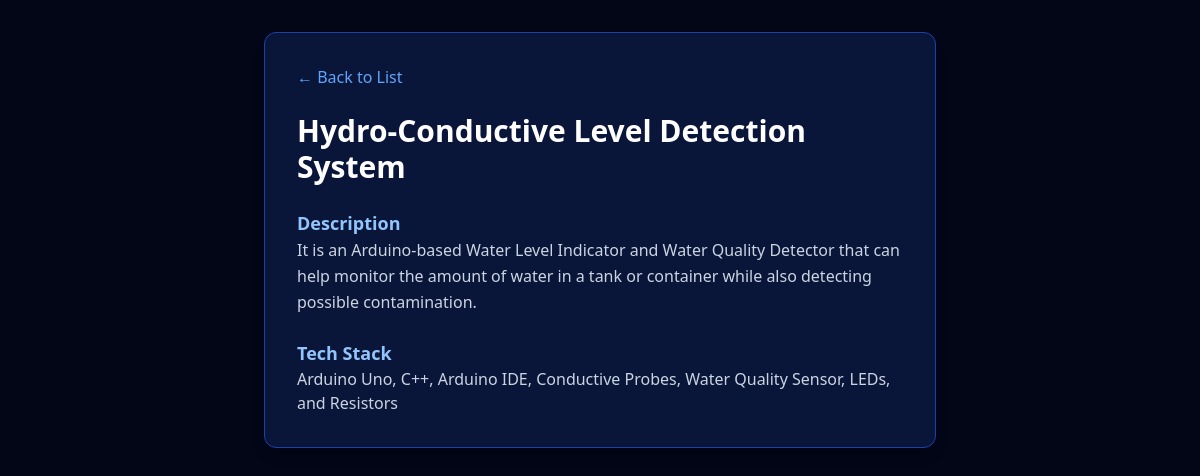
/project/1/, run on an earlier commit of the app's database.
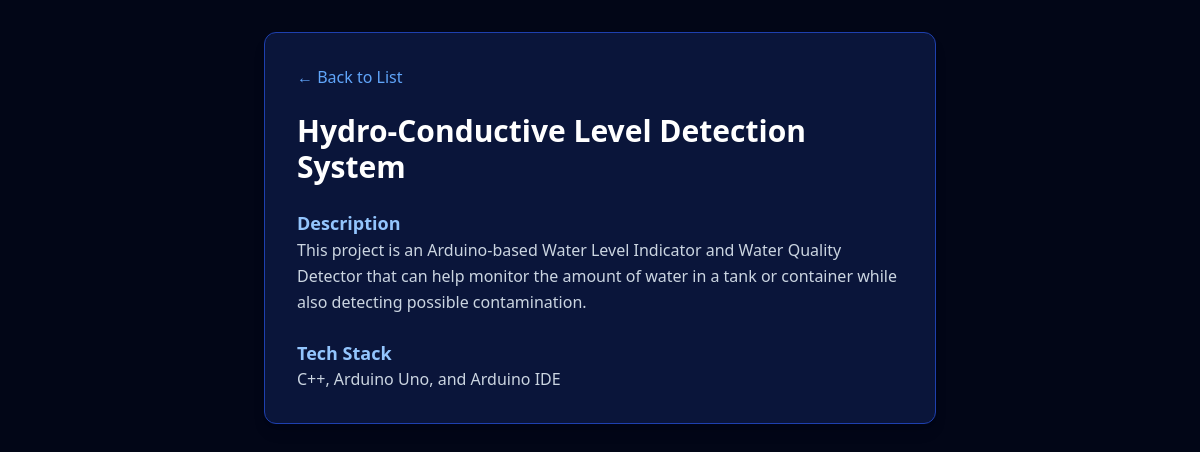
And on a later commit of the database.
### main/models.py (models this page shows, shortened)
class Project(models.Model):
    project_name = models.CharField(max_length=200)
    description = models.TextField()
    tech_stack = models.CharField(max_length=200)
    link = models.URLField(blank=True, null=True)

### main/views.py (the view)
# urls.py: path('project/<int:pk>/', views.project_detail, name='project_detail'),
def project_detail(request, pk):
    project = get_object_or_404(Project, pk=pk)
    return render(request, 'main/project_detail.html', {'project': project})

### main/templates/main/project_detail.html
<!DOCTYPE html>
<html lang="en">
<head>
    <script src="https://cdn.tailwindcss.com"></script>
</head>
<body class="bg-slate-950 text-white p-8">
    <div class="max-w-2xl mx-auto bg-blue-900/30 p-8 rounded-xl border border-blue-800 shadow-lg">
        <a href="{% url 'project_list' %}" class="text-blue-400 hover:text-white mb-6 inline-block">&larr; Back to List</a>
        <h1 class="text-3xl font-bold mb-6 text-white">{{ project.project_name }}</h1>
        <div class="mb-6">
            <h2 class="text-lg font-semibold text-blue-300">Description</h2>
            <p class="text-slate-300 leading-relaxed">{{ project.description }}</p>
        </div>
        <div>
            <h2 class="text-lg font-semibold text-blue-300">Tech Stack</h2>
            <p class="text-slate-300">{{ project.tech_stack }}</p>
        </div>
    </div>
</body>
</html>

What changed in the data, as far as the page shows it:
changed Project "Hydro-Conductive Level Detection System": description "It is an Arduino-based Water…" → "This project is an Arduino-based Water…"; tech_stack "Arduino Uno, C++, Arduino IDE, Conductive Probes, Water Quality Sensor, LEDs, and Resistors" → "C++, Arduino Uno, and Arduino IDE"
